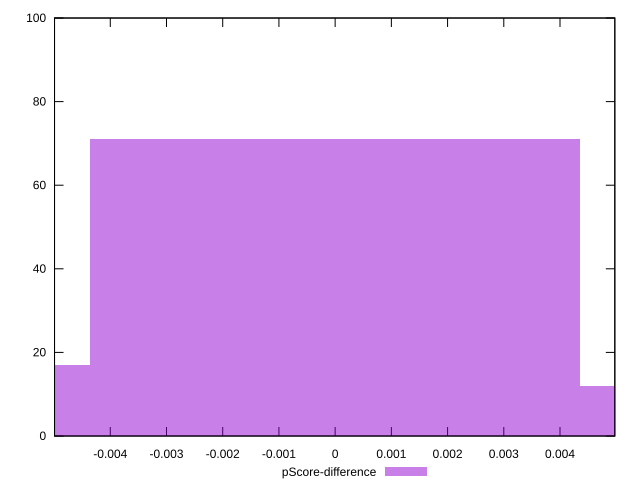

Source code (gnuplot):
reset

$pScoreDifference <<EOF
0 71
-0.008704780673295665 17
0.008704780673295665 12
EOF

set key outside below
set boxwidth 0.008704780673295665
set xrange [-0.004991657025699758:0.0049751084998651]
set yrange [0:100]
set trange [0:100]
set style fill transparent solid 0.5 noborder
set terminal svg size 640, 490 enhanced background rgb 'white'
set output "report_0_00242021-02-20T12:25:28.543Z/largest-contentful-paint/samples/pages+cached+noadtech+nomedia+nocss/pScore-difference/histogram.svg"

plot $pScoreDifference title "pScore-difference" with boxes

reset
